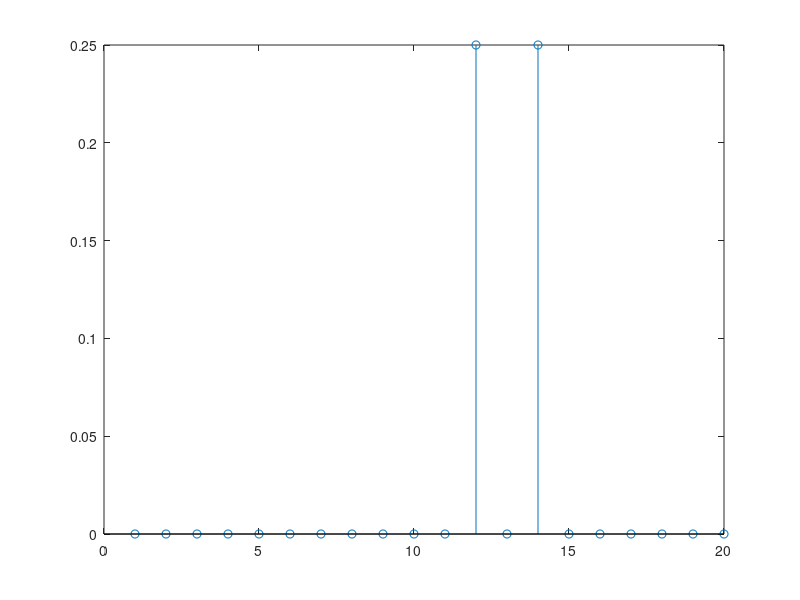

Reproduce this figure in MATLAB.
N = 20; % total samples
r = N/2; % "false zero"


f = zeros(1,N); %initialize f
n = 1:N;

% P1 13.2 Q1
x = cos(pi*n); 
s = [n>=r]; % unit step
x = x.*s;

for i = r:N
    f(i) = 0.25 * (x(i-2) + x(i-3) + x(i-4) + x(i-5)); % P1 13.2 1
end

stem(n,f)